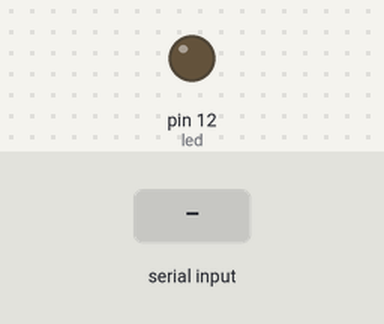
This sketch was run on a simulated Arduino Uno, built with avr-gcc and run on an emulated ATmega328P. Shown: output pins drawn as LEDs (lit = HIGH). The inputs (shaded band) are chosen by the test bench.

Above: at 1.2 s.
1.3 s: "90,45\n" received over Serial
At 2.04 s:
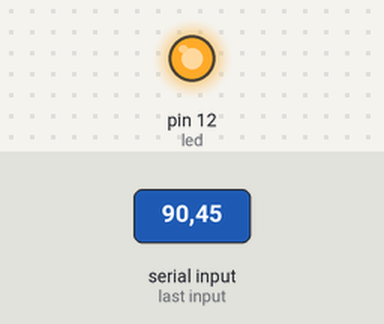
4.3 s: "30,150\n" received over Serial
At 5.87 s:
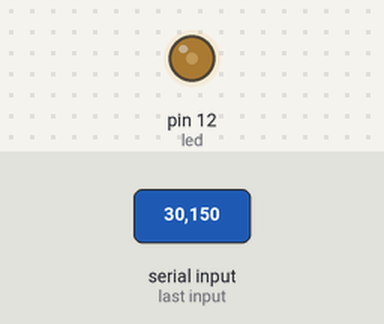
6.0 s: "90\n" received over Serial
At 6.5 s:
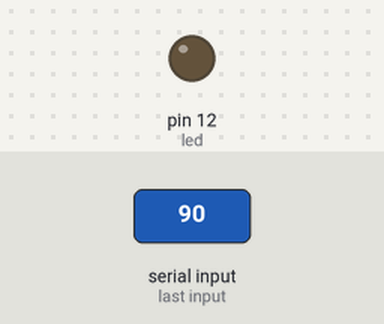
Timing chart, 0 to 9.0 s (numbered marks = the images above; inputs shaded):
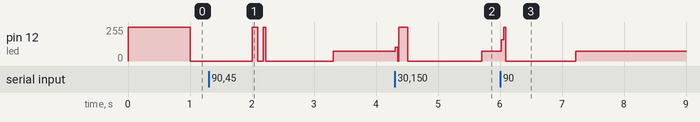

Measured:
- after the input at 4.3 s, pin 12 (led): 72/255 → 255/255 at once, → 0/255 0.20 s later, → 72/255 1.2 s later
- after the input at 6.0 s, pin 12 (led): 72/255 → 0/255 at once, → 72/255 1.2 s later

The sketch:

SerialBlink.ino
```cpp
int led = 12;
int delayTime = 1000;

void setup() {
  Serial.begin(9600);
  pinMode(led, OUTPUT);
  pinMode(12, OUTPUT);
}

// the loop routine runs over and over again forever:
void loop() {
  if(Serial.available() > 0){
    delayTime = Serial.parseInt();
  }

  digitalWrite(led, HIGH);   // turn the LED on (HIGH is the voltage level)
  delay(delayTime);               // wait for a second
  digitalWrite(led, LOW);    // turn the LED off by making the voltage LOW
  delay(delayTime);               // wait for a second
}
```
